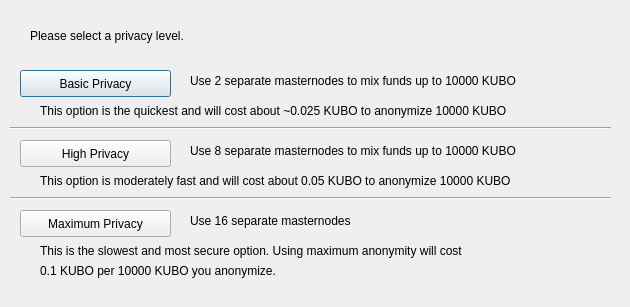
<?xml version="1.0" encoding="UTF-8"?>
<ui version="4.0">
 <class>ObfuscationConfig</class>
 <widget class="QDialog" name="ObfuscationConfig">
  <property name="geometry">
   <rect>
    <x>0</x>
    <y>0</y>
    <width>630</width>
    <height>307</height>
   </rect>
  </property>
  <property name="windowTitle">
   <string>Configure Obfuscation</string>
  </property>
  <widget class="QPushButton" name="buttonBasic">
   <property name="geometry">
    <rect>
     <x>20</x>
     <y>70</y>
     <width>151</width>
     <height>27</height>
    </rect>
   </property>
   <property name="text">
    <string>Basic Privacy</string>
   </property>
  </widget>
  <widget class="QPushButton" name="buttonHigh">
   <property name="geometry">
    <rect>
     <x>20</x>
     <y>140</y>
     <width>151</width>
     <height>27</height>
    </rect>
   </property>
   <property name="text">
    <string>High Privacy</string>
   </property>
  </widget>
  <widget class="QPushButton" name="buttonMax">
   <property name="geometry">
    <rect>
     <x>20</x>
     <y>210</y>
     <width>151</width>
     <height>27</height>
    </rect>
   </property>
   <property name="text">
    <string>Maximum Privacy</string>
   </property>
  </widget>
  <widget class="QLabel" name="label">
   <property name="geometry">
    <rect>
     <x>30</x>
     <y>20</y>
     <width>571</width>
     <height>31</height>
    </rect>
   </property>
   <property name="text">
    <string>Please select a privacy level.</string>
   </property>
  </widget>
  <widget class="QLabel" name="label_2">
   <property name="geometry">
    <rect>
     <x>190</x>
     <y>70</y>
     <width>421</width>
     <height>21</height>
    </rect>
   </property>
   <property name="text">
    <string>Use 2 separate masternodes to mix funds up to 10000 KUBO</string>
   </property>
  </widget>
  <widget class="QLabel" name="label_3">
   <property name="geometry">
    <rect>
     <x>190</x>
     <y>140</y>
     <width>411</width>
     <height>21</height>
    </rect>
   </property>
   <property name="text">
    <string>Use 8 separate masternodes to mix funds up to 10000 KUBO</string>
   </property>
  </widget>
  <widget class="QLabel" name="label_4">
   <property name="geometry">
    <rect>
     <x>190</x>
     <y>210</y>
     <width>421</width>
     <height>21</height>
    </rect>
   </property>
   <property name="text">
    <string>Use 16 separate masternodes</string>
   </property>
  </widget>
  <widget class="QLabel" name="label_6">
   <property name="geometry">
    <rect>
     <x>40</x>
     <y>100</y>
     <width>561</width>
     <height>21</height>
    </rect>
   </property>
   <property name="text">
    <string>This option is the quickest and will cost about ~0.025 KUBO to anonymize 10000 KUBO</string>
   </property>
  </widget>
  <widget class="QLabel" name="label_7">
   <property name="geometry">
    <rect>
     <x>40</x>
     <y>170</y>
     <width>561</width>
     <height>21</height>
    </rect>
   </property>
   <property name="text">
    <string>This option is moderately fast and will cost about 0.05 KUBO to anonymize 10000 KUBO</string>
   </property>
  </widget>
  <widget class="QLabel" name="label_8">
   <property name="geometry">
    <rect>
     <x>40</x>
     <y>240</y>
     <width>561</width>
     <height>21</height>
    </rect>
   </property>
   <property name="text">
    <string>This is the slowest and most secure option. Using maximum anonymity will cost</string>
   </property>
  </widget>
  <widget class="QLabel" name="label_9">
   <property name="geometry">
    <rect>
     <x>40</x>
     <y>260</y>
     <width>561</width>
     <height>21</height>
    </rect>
   </property>
   <property name="text">
    <string>0.1 KUBO per 10000 KUBO you anonymize.</string>
   </property>
  </widget>
  <widget class="Line" name="line">
   <property name="geometry">
    <rect>
     <x>10</x>
     <y>120</y>
     <width>601</width>
     <height>16</height>
    </rect>
   </property>
   <property name="orientation">
    <enum>Qt::Horizontal</enum>
   </property>
  </widget>
  <widget class="Line" name="line_2">
   <property name="geometry">
    <rect>
     <x>10</x>
     <y>190</y>
     <width>601</width>
     <height>16</height>
    </rect>
   </property>
   <property name="orientation">
    <enum>Qt::Horizontal</enum>
   </property>
  </widget>
 </widget>
 <resources/>
 <connections/>
</ui>
